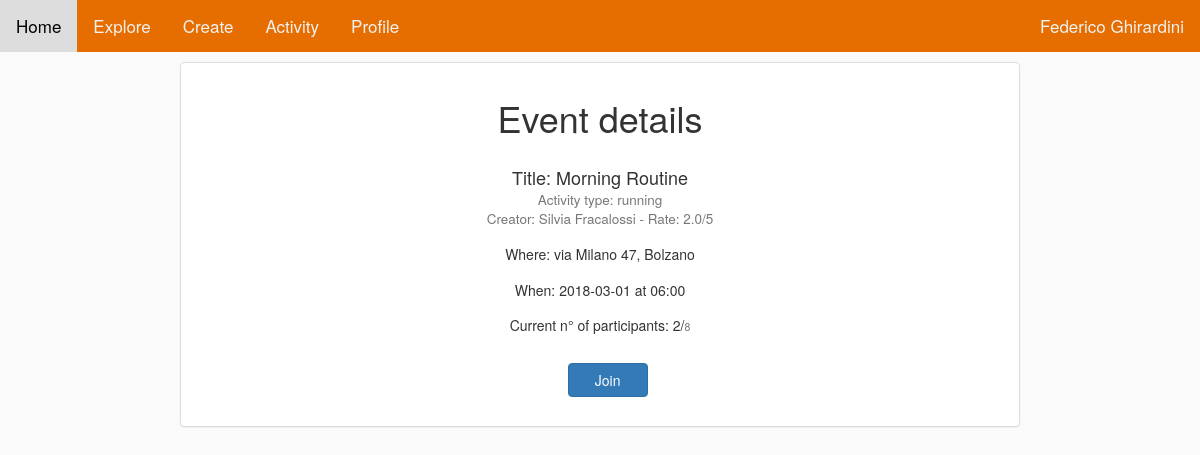
/NOSTRIFILE/SIT_OLD/event_details.php?id=207196641 (signed in), run on the app's committed database.
### tables this page shows
CREATE TABLE athletes (
    ath_id INT NOT NULL AUTO_INCREMENT,
    ath_firstname VARCHAR(20) NOT NULL,
    ath_lastname VARCHAR(20) NOT NULL,
    ath_email VARCHAR(45) NOT NULL,
    ath_username VARCHAR(25) UNIQUE NOT NULL,
    ath_password VARCHAR(32) NOT NULL,
    PRIMARY KEY (ath_id)
);

CREATE TABLE events (
    ev_id INT NOT NULL,
    ev_creator_id INT NOT NULL,
    ev_title VARCHAR(45) NOT NULL,
    ev_sport ENUM('running', 'soccer', 'volley') NOT NULL,
    ev_max_partic INT NOT NULL,
    ev_date DATE NOT NULL,
    ev_time TIME NOT NULL,
    ev_street VARCHAR(45) NOT NULL,
    ev_civic_number INT DEFAULT '1',
    ev_city VARCHAR(45) NOT NULL,
    ev_zip INT(5) NOT NULL,
    ev_lat VARCHAR(15) DEFAULT NULL,
    ev_long VARCHAR(15) DEFAULT NULL,
    ev_visibility TINYINT(1) DEFAULT '0' COMMENT '0 public, 1 private',
    ev_note VARCHAR(150) DEFAULT NULL,
    PRIMARY KEY (ev_id),
    FOREIGN KEY (ev_creator_id) REFERENCES athletes(ath_id)
);

### NOSTRIFILE/SIT_OLD/DatabaseConnector.php (called while the page is built, shortened)
<?php
$servername = "localhost";
$dbuser = "root";
$dbpass = "";
$dbname = "sit";
function getEvent($id){
    global $servername, $dbuser, $dbpass, $dbname;
    $conn = new mysqli($servername, $dbuser, $dbpass, $dbname);
    $select = "SELECT ev_id, ev_creator_id, ev_title, ev_sport, ev_max_partic, ev_date, DATE_FORMAT(ev_time, '%H:%i') as ev_time, ev_street, ev_civic_number, ev_city, ev_zip, ev_lat, ev_long, ev_visibility, ev_note";
    $sql = $select." FROM events WHERE ev_id LIKE \"".$id."\" LIMIT 1;";
    $result = $conn->query($sql);
    if ($result->num_rows > 0) {
        return $result;
    } else {
        return array();
    }
}
function getAthlete($id){
    global $servername, $dbuser, $dbpass, $dbname;
    $conn = new mysqli($servername, $dbuser, $dbpass, $dbname);
    $sql = "SELECT * FROM athletes WHERE ath_id LIKE \"".$id."\" LIMIT 1;";
    $result = $conn->query($sql);
    if ($result->num_rows > 0) {
        return $result;
    } else {
        return array();
    }
}
function getNrParticipants($ev_id){
    global $servername, $dbuser, $dbpass, $dbname;
    $conn = new mysqli($servername, $dbuser, $dbpass, $dbname);
    $sql = "SELECT COUNT(*) AS \"count\" FROM participates WHERE par_event_id LIKE " . $ev_id . " GROUP BY par_event_id LIMIT 1;";
    $result = $conn->query($sql);
    if ($result->num_rows > 0) {
        foreach($result as $number){
            $count = $number["count"];
        }
        return $count;
    } else {
        return 0;
    }
}
function getAthleteAvgRate($user_id) {
    global $servername, $dbuser, $dbpass, $dbname;
    $conn = new mysqli($servername, $dbuser, $dbpass, $dbname);
    $sql = "SELECT ROUND(AVG(par_rate),1) as \"rate\" FROM participates, events WHERE events.ev_id = participates.par_event_id AND events.ev_creator_id=".$user_id.";";
    $result = $conn->query($sql);
    if ($result->num_rows > 0) {
        while ($row = $result->fetch_assoc()) {
            $rate = $row["rate"];
        }
        return $rate;
    } else {
        echo "<script type='text/javascript'>alert('Something went wrong...\\nPlease, try again.');</script>";
    }
}
?>

### NOSTRIFILE/SIT_OLD/event_details.php (the view, shortened to what this page needs)
<!DOCTYPE html>
<?php
include ("DatabaseConnector.php");
$resAth = getAthlete($_SESSION["id"]);
foreach ($resAth as $record){
    $name = $record["ath_firstname"] . " " . $record["ath_lastname"];
}
if(!empty($_GET)){
    $res = getEvent($_GET["id"]);
    foreach($res as $record){
        $creator = getAthlete($record["ev_creator_id"]);
        $rate = getAthleteAvgRate($record["ev_creator_id"]);
        foreach($creator as $record2){
            $creatorName = $record2["ath_firstname"];
            $creatorSurname = $record2["ath_lastname"];
        }
        $ev_id = $record["ev_id"];
        $title = $record["ev_title"];
        $sport = $record["ev_sport"];
        $maxPart = $record["ev_max_partic"];
        $date = $record["ev_date"];
        $time = $record["ev_time"];
        $city = $record["ev_city"];
        $street = $record["ev_street"];
        $civic_number = $record["ev_civic_number"];
        $note = $record["ev_note"];
        $currentPartic = getNrParticipants($ev_id);
    }
}
?>
<html>
<head>
    <link rel="stylesheet" href="https://maxcdn.bootstrapcdn.com/bootstrap/3.3.7/css/bootstrap.min.css">
    <link rel="stylesheet" href="global.css">
</head>
<body>
    <div class="topnav" id="myTopnav">
        <a href="home.php">Home</a>
        <a href="explore.php">Explore</a>
        <a href="create.php">Create</a>
        <a href="activity.php">Activity</a>
        <a href="profile.php">Profile</a>
        <?php echo "<a href=\"profile.php\" id=\"userBar\" style=\"float: right;\">" . $name . "</a>"; ?>
    </div>
    <?php if ($note != "") { ?>
    <div class="panel panel-default" style="width: 70%; height: 485px; margin: 0 auto; margin-top: 10px;">
     <?php } else { ?>
     <div class="panel panel-default" style="width: 70%; height: 365px; margin: 0 auto; margin-top: 10px;">
       <?php } ?>
       <div class="panel-body">
           <div class="row" style="text-align: center;">
            <h1>Event details</h1>
        </div>
        <div class="row" style="text-align: center; margin-top: 10px;">
            <h4>Title: <?= $title ?><br>
                <small style="text-align: center;">Activity type: <?=$sport ?></small><br>
                <small>Creator: <?= $creatorName ?> <?= $creatorSurname ?>
                    <?php
                    if ($rate != ""){
                        ?>
                        - Rate: <?= $rate ?>/5
                        <?php } ?>
                    </small>
                </h4>
            </div>
            <div class="row" style="text-align: center;">
                <h5>Where: <?= $street ?> <?= $civic_number ?>, <?= $city ?></h5>
            </div>
            <div class="row" style="text-align: center;">
                <h5>When: <?= $date ?> at <?= $time ?></h5>
            </div>
            <div class="row" style="text-align: center;">
                <h5>Current n° of participants: <?= $currentPartic ?>/<small><?= $maxPart ?></small></h5>
            </div>
            <div class="row" style="margin-left: 46%; margin-top: 20px;">
                <form method="POST" action="event_details.php">
                   <button type="submit" class="btn btn-primary" style="width: 80px;">Join</button>
               </form>
           </div>
       </div>
   </div>
</body>
</html>

### NOSTRIFILE/SIT_OLD/global.css (style rules this page uses)
.topnav { background-color: #E66E00; overflow: hidden; }
.topnav a { float: left; display: block; color: #f2f2f2; text-align: center; padding: 14px 16px; text-decoration: none; font-size: 17px; }
body { background-color: #FAFAFA; }
button { background-size: cover; background-color: #eee; }

### data on the page
athletes: name "Federico Ghirardini"
events: ev_title "Morning Routine", ev_sport "running", ev_street "via Milano", ev_civic_number "47", ev_city "Bolzano", ev_date "2018-03-01", ev_max_partic "8"
athletes: ath_firstname "Silvia", ath_lastname "Fracalossi"

### other printed values
$rate "2.0"
$time "06:00"
$currentPartic "2"
